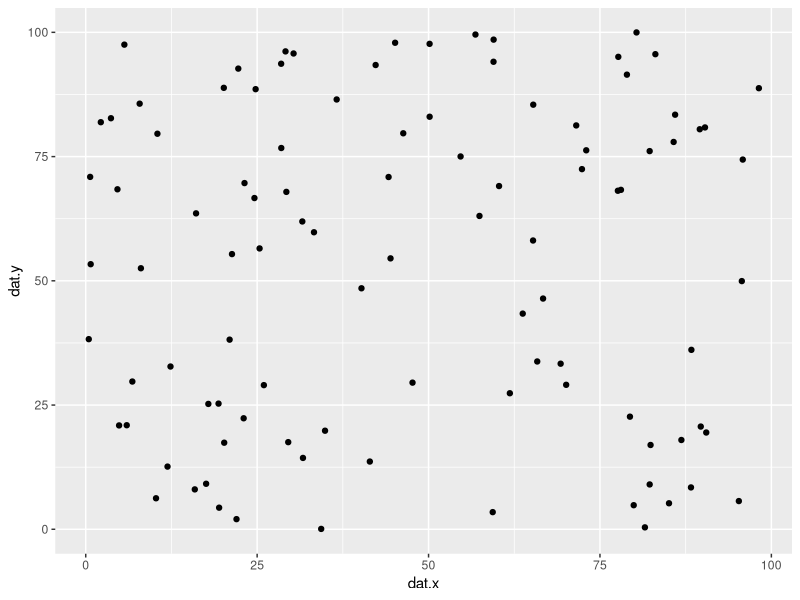

This figure's R source:
set.seed(04122019)

library(ggplot2)

#generate data
dat.x <- runif(100, 0, 100)
dat.y <- runif(100, 0, 100)
dat <- data.frame(cbind(dat.x,dat.y))

rm(dat.x, dat.y)

cor.test(dat$dat.x, dat$dat.y, method = "pearson")

# Plot
ggplot(data = dat,aes(x = dat.x, y = dat.y) ) +
  geom_point(aes(x = dat.x, y = dat.y))

write.table(dat, "full_data.csv", sep = ",", col.names = NA)
